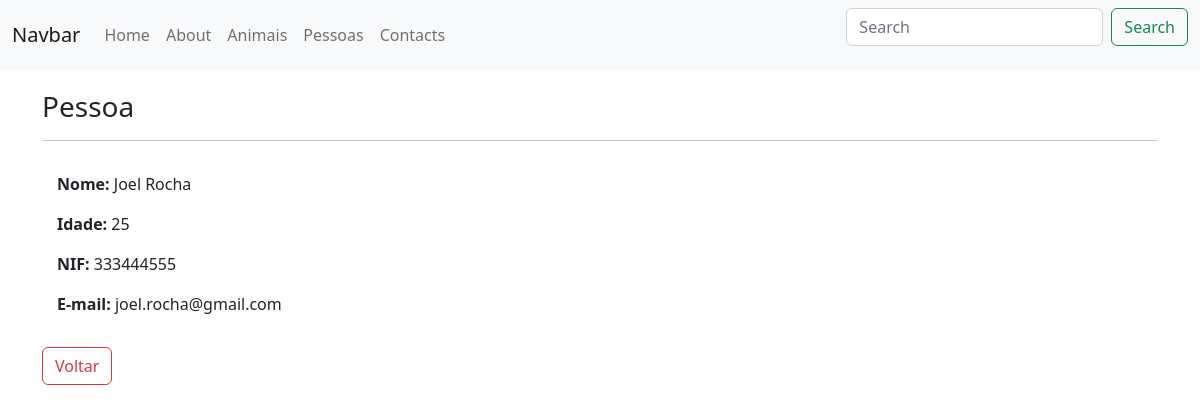
Screenshot of /pessoa/detalhe/5/ with the database file from the repository.
### apps/pessoa/models.py (models this page shows)
class Pessoa(models.Model):
    nome = models.CharField(max_length=50)
    idade = models.IntegerField()
    nif = models.CharField(max_length=9)
    cc = models.CharField(max_length=8)
    email = models.EmailField()

### apps/pessoa/views.py (the view)
# urls.py: path('detalhe/<int:pk>/', PessoaDetailView.as_view(), name='detalhe'),
class PessoaDetailView(DetailView):
    model = Pessoa

### apps/pessoa/templates/pessoa/pessoa_detail.html
{% extends 'base.html' %}
{% block content %}
<div class="content-section">
    <h3>Pessoa</h3>
    <hr>
    <div style="padding:15px;">
        <p><b>Nome: </b>{{ object.nome }}</p>
        <p><b>Idade: </b>{{ object.idade }}</p>
        <p><b>NIF: </b>{{ object.nif }}</p>
        <p><b>E-mail: </b>{{ object.email }}</p>
    </div>
    <a class="btn btn-outline-danger" href="{% url 'pessoa:lista' %}">Voltar</a>
</div>
{% endblock %}

### rows the page displays
Pessoa: nome "Joel Rocha", idade "25", nif "333444555", email "joel.rocha@gmail.com"
